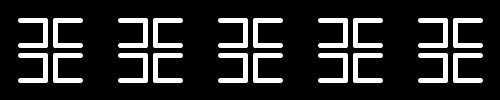
Frame 1 (no input)
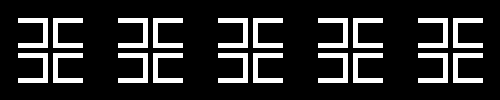
Frame 60 (the mouse pressed at the canvas centre just before this capture)
Frame 120 (the mouse held since frame 60 and released just before this capture): identical to frame 60, image omitted

The Processing sketch that drew these frames (run headless with seeded random() and noise(); from frame 60 on, the mouse is pressed at the canvas centre):

// Processing sketch: processing_28088
// ── processing_28088.pde

/*
PMM2
1337399
Frieze pattern number 1.
*/
  void setup()
  {
    size(500, 100);
    background(0);
    
    smooth();   
  }
   
  void draw()
  {
    stroke(255);
    for(int i =20; i <500; i= i+100)
    {
      
      pattern(i, 20);
       
    }
    
    for(int i =40; i <500; i= i+100)
    {
      
      pattern2(i, 20);
       
    }
    
    println("x:  " + mouseX);
    println("y:  " + mouseY);
     
  }
  
  void pattern(int x, int y)
  {
    strokeWeight(5);
    
    line(x, y, x + 25, y);
    line(x+25, y, x+25, y+25);
    line(x+25, y+25, x, y+25);
    
    line(x, y+35, x + 25, y+35);
    line(x+25, y+35, x+25, y+60);
    line(x+25, y+60, x, y+60);
    
  }
  
  void pattern2(int x, int y)
  {
    strokeWeight(5);
    line(x+15, y, x + 40, y);
    line(x+15, y, x+15, y+25);
    line(x+15, y+25, x+40,y+25); 
    
    line(x+15, y+35, x+40, y+35);
    line(x+15, y+35, x+15, y+60);
    line(x+15, y+60, x+40, y+60);
   
    
    
  }
